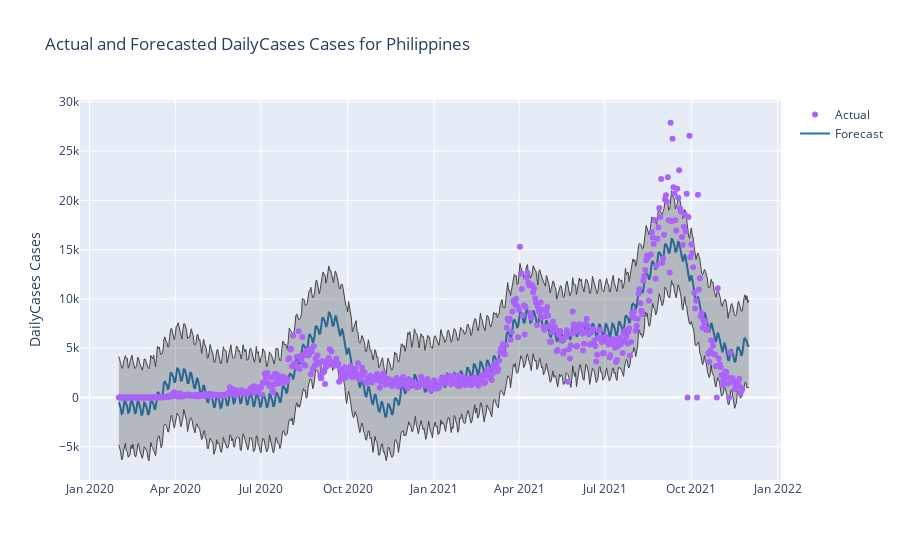

The notebook cell saved with this chart:
### Markdown cell above
#### Step 7: Run code to plot actual and predicted values with corresponding error bands.
Prophet generates different forecasted information that will help buil confidence of our results. This include predictin intervals for each prediction made. Plots can help visualize these intervals. In this plot, we will include the actual values so that we can assess performance of our model visually. Note that the right most part of the plot does not have actual values for these are the predictions resulted from our modeling.

### Code cell
fig = go.Figure([
    go.Scatter(
        name='Forecast',
        x=forecast['ds'],
        y=forecast['yhat'],
        mode='lines',
        line=dict(color='rgb(31, 119, 180)'),
    ),
    go.Scatter(
        name='Upper Bound',
        x=forecast['ds'],
        y=forecast['yhat_upper'],
        mode='lines',
        marker=dict(color="#444"),
        line=dict(width=1),
        showlegend=False
    ),
    go.Scatter(
        name='Lower Bound',
        x=forecast['ds'],
        y=forecast['yhat_lower'],
        marker=dict(color="#444"),
        line=dict(width=1),
        mode='lines',
        fillcolor='rgba(68, 68, 68, 0.3)',
        fill='tonexty',
        showlegend=False
    ),
    go.Scatter(
        x=df['ds'], 
        y = df['y'], 
        mode='markers', 
        name='Actual'
    )
])
fig.update_layout(
    yaxis_title=f'{varFC.value} Cases',
    title=f'Actual and Forecasted {varFC.value} Cases for {countryFC.value}',
    hovermode="x"
)
fig.show()

### Figure 1 — Plotly figure (JSON) as saved in the notebook; plotly's stock layout.template omitted (floating-point values rounded to 4 significant figures; data arrays with more than 128 entries replaced by an {"elided": "..."} marker saying what was removed)
{"data": [{"line": {"color": "rgb(31, 119, 180)"}, "mode": "lines", "name": "Forecast", "type": "scatter", "x": {"elided": "670 str values"}, "y": {"elided": "670 float values"}}, {"line": {"width": 1}, "marker": {"color": "#444"}, "mode": "lines", "name": "Upper Bound", "showlegend": false, "type": "scatter", "x": {"elided": "670 str values"}, "y": {"elided": "670 float values"}}, {"fill": "tonexty", "fillcolor": "rgba(68, 68, 68, 0.3)", "line": {"width": 1}, "marker": {"color": "#444"}, "mode": "lines", "name": "Lower Bound", "showlegend": false, "type": "scatter", "x": {"elided": "670 str values"}, "y": {"elided": "670 float values"}}, {"mode": "markers", "name": "Actual", "type": "scatter", "x": {"elided": "663 str values"}, "y": {"elided": "663 int values"}}], "layout": {"hovermode": "x", "title": {"text": "Actual and Forecasted DailyCases Cases for Philippines"}, "yaxis": {"title": {"text": "DailyCases Cases"}}}}
